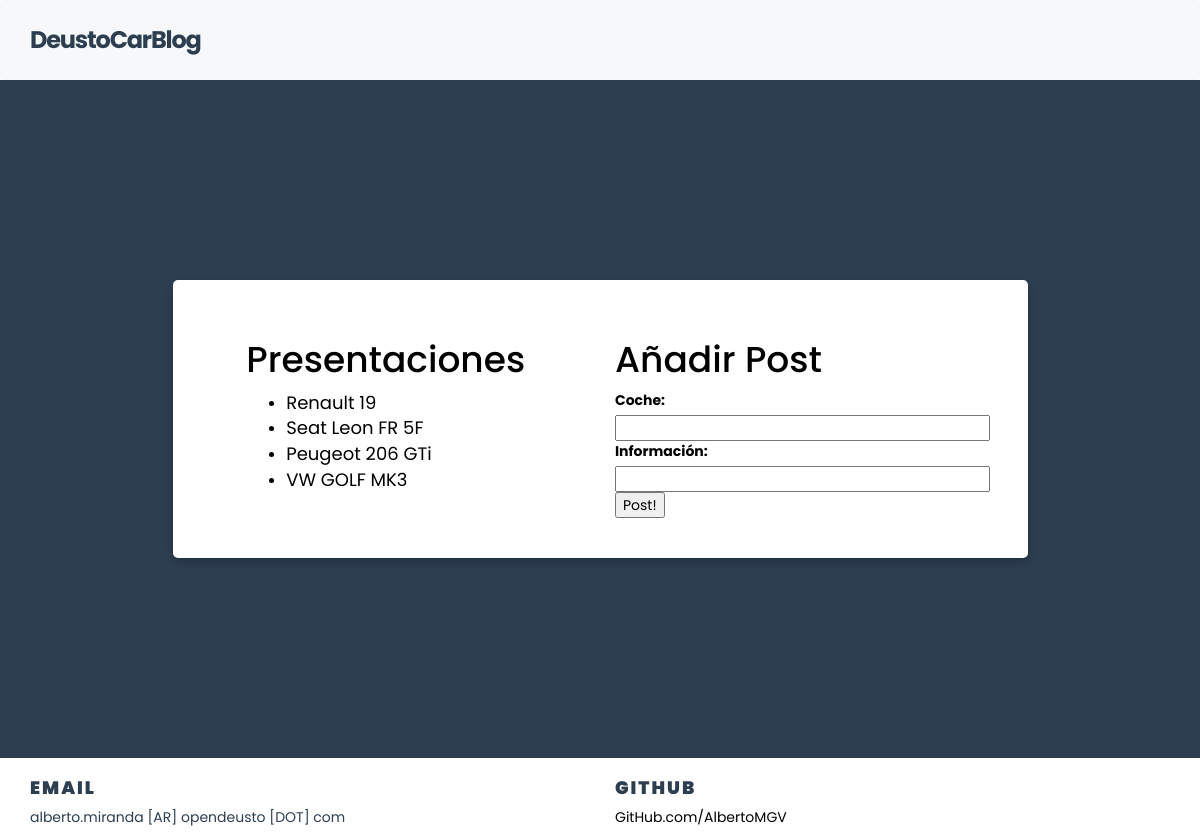
Before: / with the older database file.
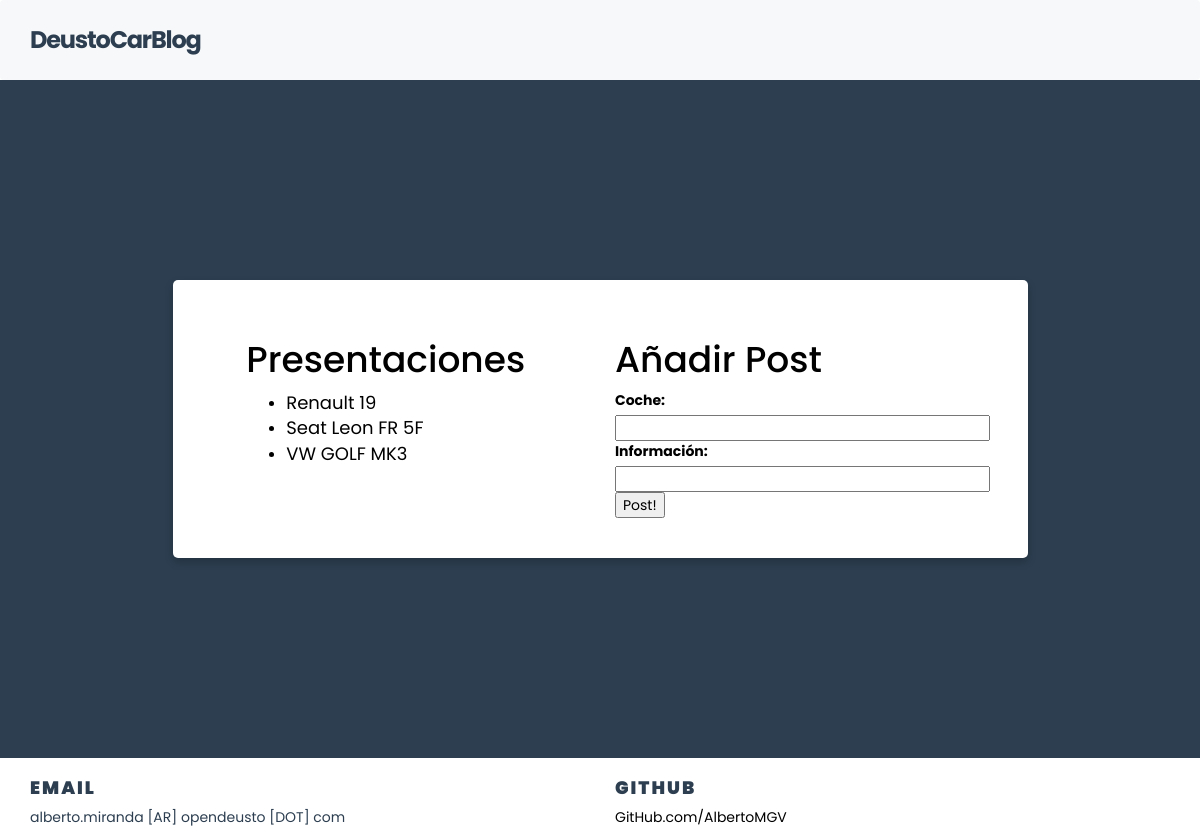
After: the same page with the newer database file.
### tables this page shows
CREATE TABLE `post` (
  `id` int(11) NOT NULL,
  `title` text NOT NULL,
  `date` timestamp NOT NULL DEFAULT CURRENT_TIMESTAMP,
  `body` text NOT NULL
);

### controllers.php (called while the page is built, shortened)
<?php
function list_action()
{
	$posts = get_all_posts();
	require 'templates/list.php';
}
?>

### model.php (called while the page is built, shortened)
<?php
function open_database_connection()
{
	$link = mysqli_connect('localhost', 'blogadmin', 'blogadmin', 'blog_db');
	return $link;
}
function get_all_posts()
{
	$link = open_database_connection();
	$result = mysqli_query($link, 'SELECT id, title FROM post');
	$posts = array();
	while ($row = mysqli_fetch_assoc($result)) {
		$posts[] = $row;
	}
	return $posts;
}
?>

### templates/list.php (the view, shortened to what this page needs)
<div class="col-md-1">
</div>
<div class="col-md-5" style="text-align: left;">
	<h1>Presentaciones</h1>
	<ul>
		<?php foreach ($posts as $post): ?>
			<li>
				<a href="/show.php?id=<?php echo $post['id'] ?>">
					<?php
					echo '<div style="Color: black;font-size:18px;">'.$post['title'].'</div>';
					?>
				</a>
			</li>
		<?php endforeach; ?>
	</ul>
</div>
<div class="col-md-5" style="text-align: left;">
	<h1>Añadir Post</h1>
	<form action="add.php" method="post">
		<fieldset>
			<label for="name" style="color: black;">Coche: </label>
		</fieldset>
		<input type="text" name="name" maxlength="30" id="name" size="28" style="color: black;"/>
		<fieldset>
			<label for="pw" style="color: black;">Información: </label>
		</fieldset>
		<input type="text" name="info" maxlength="1000" id="info" size="28" style="color: black;"/>
		<fieldset>
			<input class="button" type="submit" value="Post!" id="users" style="color: black;"/>
		</fieldset>
    </form>
</div>
<div class="col-md-1">
</div>
<?php $content = ob_get_clean() ?>
<?php include 'layout.php' ?>

### index.php
<?php
require_once 'model.php';
require_once 'controllers.php';
$uri = $_SERVER['REQUEST_URI'];
if ($uri == '/index.php') {
	list_action();
}
elseif ($uri == '/') {
	list_action();
}
elseif ($uri == '/add.php') {
	add($_POST['name'],$_POST['info']);
}
elseif (strstr($uri, '/show') && isset($_GET['id'])) {
	show_action($_GET['id']);
}
else {
	error();
}
?>

### templates/layout.php (shortened to what this page needs)
<!DOCTYPE html>
  <html lang="">
  <head>
    <link rel="stylesheet" href="https://maxcdn.bootstrapcdn.com/bootstrap/3.3.6/css/bootstrap.min.css">
    <link href='https://maxcdn.bootstrapcdn.com/font-awesome/4.6.3/css/font-awesome.min.css' rel='stylesheet' type='text/css'>
  </head>
  <body>
    <nav class="navbar navbar-default" role="navigation">
     <div class="container">
      <div class="navbar-header">
      <a class="navbar-brand" href="/">DeustoCarBlog</a>
    </div>
    <div class="collapse navbar-collapse navbar-ex1-collapse">
  </div>
</div>
</nav>
<div class="section hero text-center background-dark dark-bg" style="padding-top: 200px;
padding-bottom: 200px;">
<div class="container">
  <div class="row">
    <div class="col-md-12">
      <div class="card">
        <div class="row">
			<div style="color: black;">
				<?php echo $content ?>
			</div>
        </div>
      </div>
    </div>
  </div>
</div>
</div>
<div class="container">
	<div class="row">
            <div class="col-md-6">
              <h3 class="text-uppercase font-size-md letter-spacing-md font-weight-lg ">Email</h3>
              <p> alberto.miranda [AR] opendeusto [DOT] com</p>
            </div>
            <div class="col-md-6 ">
              <h3 class="text-uppercase font-size-md letter-spacing-md font-weight-lg "> GitHub</h3>
              <a href="https://github.com/AlbertoMGV">GitHub.com/AlbertoMGV</a>
            </div>
          </div>
</div>
</body>
</html>

Changed rows visible on the page:
removed post: title "Peugeot 206 GTi"
